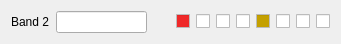
   <widget class="QWidget" name="layoutWidget_2">
    <property name="geometry">
     <rect>
      <x>10</x>
      <y>100</y>
      <width>341</width>
      <height>27</height>
     </rect>
    </property>
    <layout class="QHBoxLayout" name="horizontalLayout_4">
     <item>
      <widget class="QLabel" name="label_5">
       <property name="text">
        <string>Band 2</string>
       </property>
      </widget>
     </item>
     <item>
      <widget class="QLineEdit" name="lineEdit_3">
       <property name="sizePolicy">
        <sizepolicy hsizetype="Expanding" vsizetype="Fixed">
         <horstretch>0</horstretch>
         <verstretch>0</verstretch>
        </sizepolicy>
       </property>
      </widget>
     </item>
     <item>
      <spacer name="horizontalSpacer_4">
       <property name="orientation">
        <enum>Qt::Horizontal</enum>
       </property>
       <property name="sizeHint" stdset="0">
        <size>
         <width>40</width>
         <height>20</height>
        </size>
       </property>
      </spacer>
     </item>
     <item>
      <widget class="QCheckBox" name="checkBox_17">
       <property name="sizePolicy">
        <sizepolicy hsizetype="Fixed" vsizetype="Fixed">
         <horstretch>0</horstretch>
         <verstretch>0</verstretch>
        </sizepolicy>
       </property>
       <property name="palette">
        <palette>
         <active>
          <colorrole role="Base">
           <brush brushstyle="SolidPattern">
            <color alpha="255">
             <red>239</red>
             <green>41</green>
             <blue>41</blue>
            </color>
           </brush>
          </colorrole>
         </active>
         <inactive>
          <colorrole role="Base">
           <brush brushstyle="SolidPattern">
            <color alpha="255">
             <red>239</red>
             <green>41</green>
             <blue>41</blue>
            </color>
           </brush>
          </colorrole>
         </inactive>
         <disabled>
          <colorrole role="Base">
           <brush brushstyle="SolidPattern">
            <color alpha="255">
             <red>239</red>
             <green>235</green>
             <blue>231</blue>
            </color>
           </brush>
          </colorrole>
         </disabled>
        </palette>
       </property>
       <property name="focusPolicy">
        <enum>Qt::NoFocus</enum>
       </property>
       <property name="text">
        <string notr="true"/>
       </property>
      </widget>
     </item>
     <item>
      <widget class="QCheckBox" name="checkBox_18">
       <property name="sizePolicy">
        <sizepolicy hsizetype="Fixed" vsizetype="Fixed">
         <horstretch>0</horstretch>
         <verstretch>0</verstretch>
        </sizepolicy>
       </property>
       <property name="focusPolicy">
        <enum>Qt::NoFocus</enum>
       </property>
       <property name="text">
        <string notr="true"/>
       </property>
      </widget>
     </item>
     <item>
      <widget class="QCheckBox" name="checkBox_19">
       <property name="sizePolicy">
        <sizepolicy hsizetype="Fixed" vsizetype="Fixed">
         <horstretch>0</horstretch>
         <verstretch>0</verstretch>
        </sizepolicy>
       </property>
       <property name="focusPolicy">
        <enum>Qt::NoFocus</enum>
       </property>
       <property name="text">
        <string notr="true"/>
       </property>
      </widget>
     </item>
     <item>
      <widget class="QCheckBox" name="checkBox_20">
       <property name="sizePolicy">
        <sizepolicy hsizetype="Fixed" vsizetype="Fixed">
         <horstretch>0</horstretch>
         <verstretch>0</verstretch>
        </sizepolicy>
       </property>
       <property name="focusPolicy">
        <enum>Qt::NoFocus</enum>
       </property>
       <property name="text">
        <string notr="true"/>
       </property>
      </widget>
     </item>
     <item>
      <widget class="QCheckBox" name="checkBox_21">
       <property name="sizePolicy">
        <sizepolicy hsizetype="Fixed" vsizetype="Fixed">
         <horstretch>0</horstretch>
         <verstretch>0</verstretch>
        </sizepolicy>
       </property>
       <property name="palette">
        <palette>
         <active>
          <colorrole role="Base">
           <brush brushstyle="SolidPattern">
            <color alpha="255">
             <red>196</red>
             <green>160</green>
             <blue>0</blue>
            </color>
           </brush>
          </colorrole>
         </active>
         <inactive>
          <colorrole role="Base">
           <brush brushstyle="SolidPattern">
            <color alpha="255">
             <red>196</red>
             <green>160</green>
             <blue>0</blue>
            </color>
           </brush>
          </colorrole>
         </inactive>
         <disabled>
          <colorrole role="Base">
           <brush brushstyle="SolidPattern">
            <color alpha="255">
             <red>239</red>
             <green>235</green>
             <blue>231</blue>
            </color>
           </brush>
          </colorrole>
         </disabled>
        </palette>
       </property>
       <property name="focusPolicy">
        <enum>Qt::NoFocus</enum>
       </property>
       <property name="text">
        <string notr="true"/>
       </property>
      </widget>
     </item>
     <item>
      <widget class="QCheckBox" name="checkBox_22">
       <property name="sizePolicy">
        <sizepolicy hsizetype="Fixed" vsizetype="Fixed">
         <horstretch>0</horstretch>
         <verstretch>0</verstretch>
        </sizepolicy>
       </property>
       <property name="focusPolicy">
        <enum>Qt::NoFocus</enum>
       </property>
       <property name="text">
        <string notr="true"/>
       </property>
      </widget>
     </item>
     <item>
      <widget class="QCheckBox" name="checkBox_23">
       <property name="sizePolicy">
        <sizepolicy hsizetype="Fixed" vsizetype="Fixed">
         <horstretch>0</horstretch>
         <verstretch>0</verstretch>
        </sizepolicy>
       </property>
       <property name="focusPolicy">
        <enum>Qt::NoFocus</enum>
       </property>
       <property name="text">
        <string notr="true"/>
       </property>
      </widget>
     </item>
     <item>
      <widget class="QCheckBox" name="checkBox_24">
       <property name="sizePolicy">
        <sizepolicy hsizetype="Fixed" vsizetype="Fixed">
         <horstretch>0</horstretch>
         <verstretch>0</verstretch>
        </sizepolicy>
       </property>
       <property name="focusPolicy">
        <enum>Qt::NoFocus</enum>
       </property>
       <property name="text">
        <string notr="true"/>
       </property>
      </widget>
     </item>
    </layout>
   </widget>
